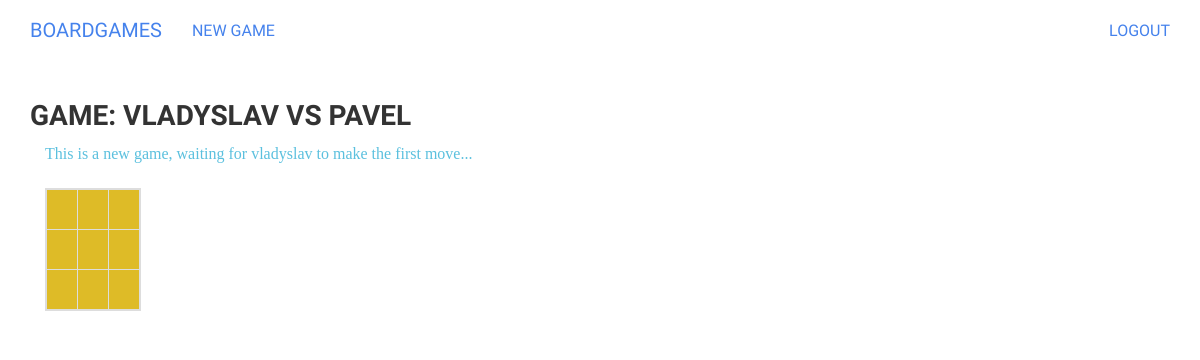
/tictactoe/game/2/do_move (signed in), run on the app's committed database.
### tictactoe/models.py (models this page shows, shortened)
class Game(models.Model):
    first_player = models.ForeignKey(User, related_name="games_first_player")
    second_player = models.ForeignKey(User, related_name="games_second_player")
    next_to_move = models.ForeignKey(User, related_name="games_to_move")
    start_time = models.DateTimeField(auto_now_add=True)
    last_active = models.DateTimeField(auto_now=True)
    status = models.CharField(max_length=1, default='A',
                              choices=GAME_STATUS_CHOICES)
    objects = GamesManager()
    def as_board(self):
        board = [['' for x in range(BOARD_SIZE)] for y in range(BOARD_SIZE)]
        for move in self.move_set.all():
            board[move.y][move.x] = FIRST_PLAYER_MOVE if move.by_first_player else SECOND_PLAYER_MOVE
        return board
    def last_move(self):
        return self.move_set.latest()
    def is_users_move(self, user):
        return self.status == 'A' and self.next_to_move == user
    def __str__(self):
        return "{0} vs {1}".format(self.first_player, self.second_player)

### tictactoe/views.py (the view)
# urls.py: url(r'^game/(?P<pk>\d+)/do_move$', 'game_do_move', name='tictactoe_game_do_move'),
@login_required
def game_do_move(request, pk):
    game = get_object_or_404(Game, pk=pk)
    if not game.is_users_move(request.user):
        raise PermissionDenied
    context = {'game': game}
    if request.method == 'POST':
        form = MoveForm(data=request.POST, instance=game.create_move())
        context['form'] = form
        if form.is_valid():
            move = form.save()
            game.update_after_move(move)
            game.save()
            return redirect('tictactoe_game_detail', pk=pk)
    else:
        context['form'] = MoveForm()
    return render(request, "tictactoe/game_do_move.html", context )

### tictactoe/templates/tictactoe/game_do_move.html (shortened to what this page needs)
{% extends "tictactoe/game_detail.html" %}
{% load staticfiles %}
{% block styling %}
    {{ block.super }}
{% endblock styling %}

### tictactoe/templates/tictactoe/game_detail.html (shortened to what this page needs)
{% extends "base.html" %}
{% load staticfiles %}
{% block styling %}
    {{ block.super }}
    <link rel="stylesheet" href="{% static 'font-awesome/css/font-awesome.min.css' %}">
{% endblock styling %}
{% block content %}
    <h3>Game: {{ game }}</h3>
    <div class="col-sm-9">
        <p class="text-info">
           {% include "tictactoe/game_info.html" %}
        </p>
        <table class="table table-bordered" style="width: 60px; border-width: 2px">
            {% for line in game.as_board %}
                <tr data-y="{{ forloop.counter0 }}" >
                    {% for square in line %}
                        <td class="tictactoe-cell {% if not square %}empty{% endif %}"
                            style="width: 20px; height: 20px"
                            data-x="{{ forloop.counter0 }}"
                        >
                            {% if square == "O" %}
                               <span class="fa fa-circle-o" style="padding-right: 2px" ></span>
                            {% elif square == "X" %}
                               <span class="glyphicon glyphicon-remove" ></span>
                            {% else %}
                                <span><img src="{% static 'empty.png' %}"></img></span>
                            {% endif %}
                        </td>
                    {% endfor %}
                </tr>
            {% endfor %}
        </table>
    </div>
{% endblock content %}

### tictactoe/templates/tictactoe/game_info.html
 {% if game.status == "D" %}
    It's a draw!
{% elif game.status == "F" and user == game.first_player %}
    You win!
{% elif game.status == "S" and user == game.second_player %}
    You win!
{% elif game.status == "S" or game.status == "F" %}
    You lose!
{% elif game.move_set.count > 0 %}
    {% with last_move=game.move_set.latest %}
        {{ last_move.player.username }} played at ({{ last_move.x }}, {{ last_move.y }}).
    {% endwith %}
{% else %}
    This is a new game, waiting for {{ game.next_to_move.username }} to make the first move...
{% endif %}

### tictactoe/templates/tictactoe/game_detail.html (style rules this page uses)
.tictactoe-cell { background-color: #debb27; }

### data on the page
Game: first_player+second_player "VLADYSLAV VS PAVEL", next_to_move.username "vladyslav"
